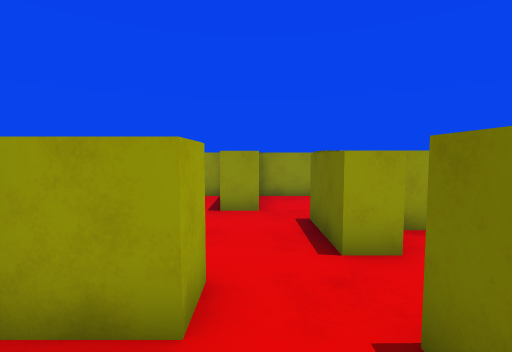
view 1 (above)

23 first-person views from a walk through a Unity game level. The camera is 1.4 m above the floor, tilts 4° down and sees 85° across. The floor is counted in squares, 1 m on a side. Each view is taken from the middle of a square. On the plan, view 1 faces up. The plan holds only what a view shows up to about 14 squares ahead; the rest is blank. The player is left out.

view 2
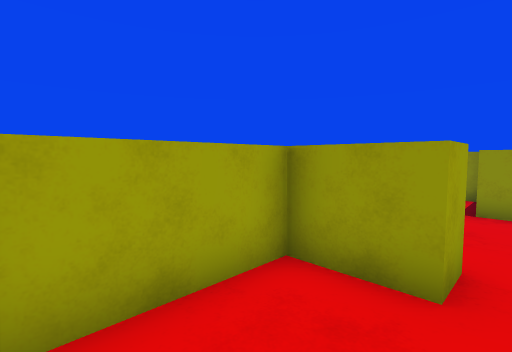

view 3
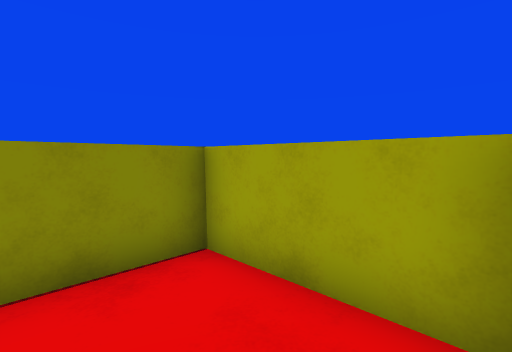

view 4
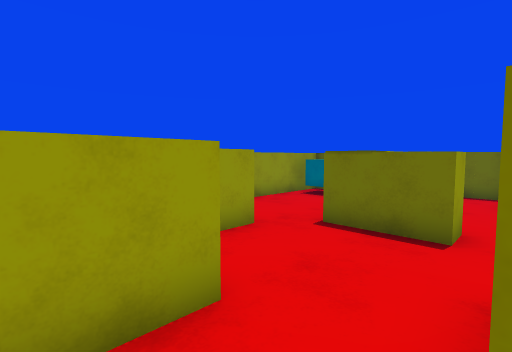

view 5
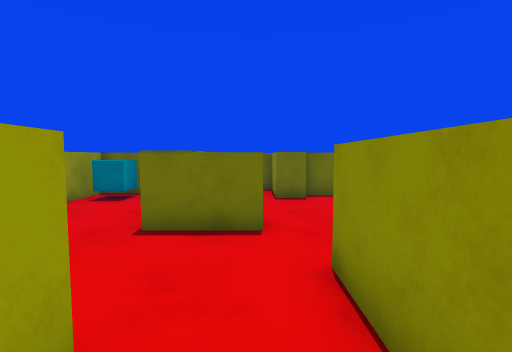

view 6
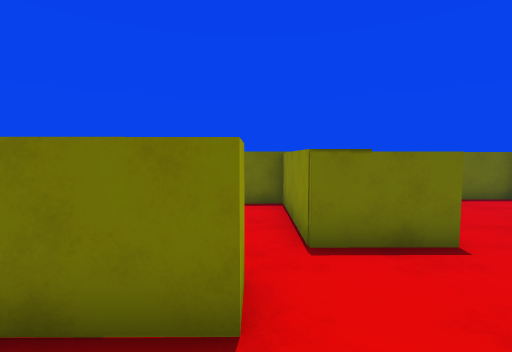

view 7
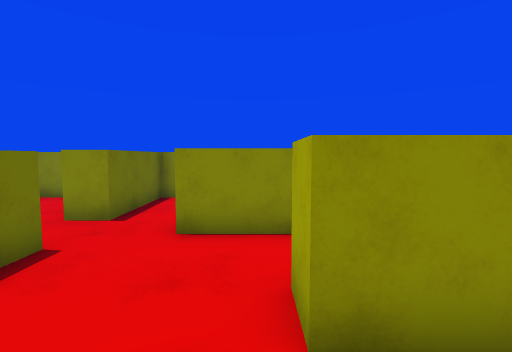

view 8
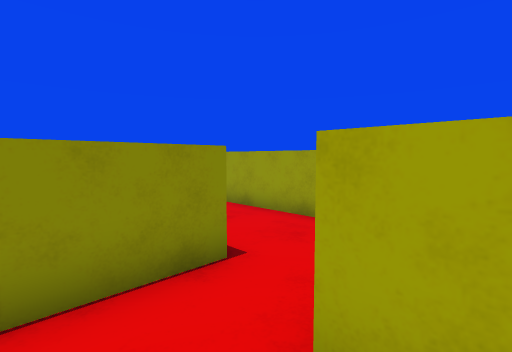

view 9
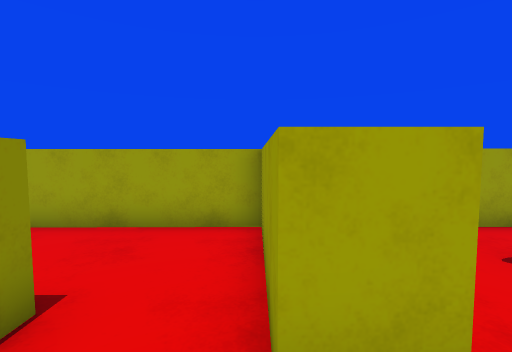

view 10
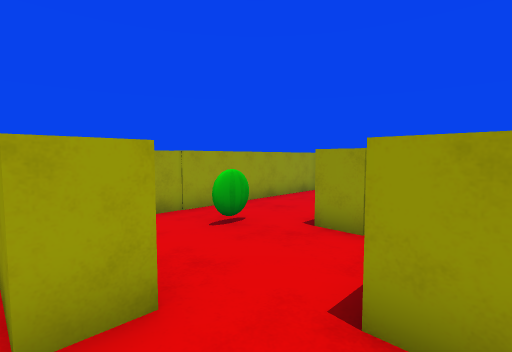

view 11
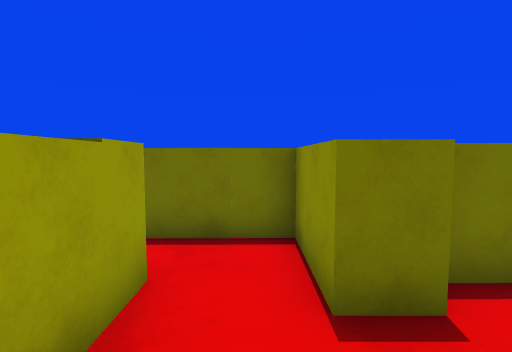

view 12
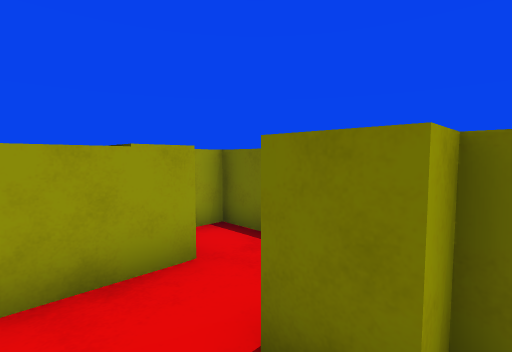

view 13
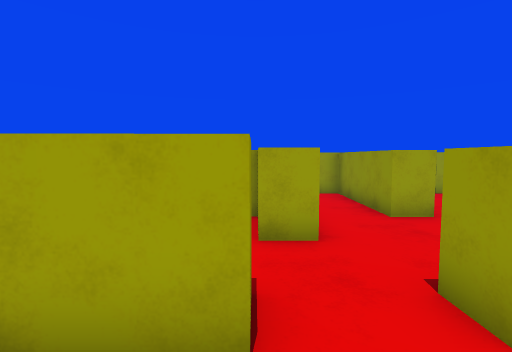

view 14
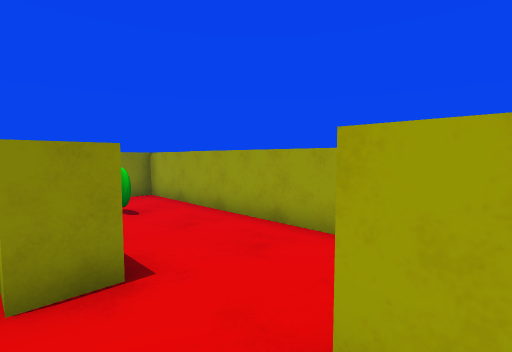

view 15
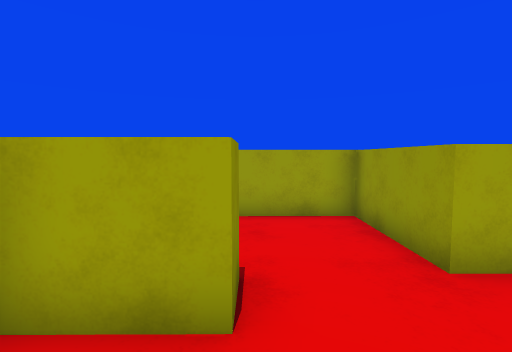

view 16
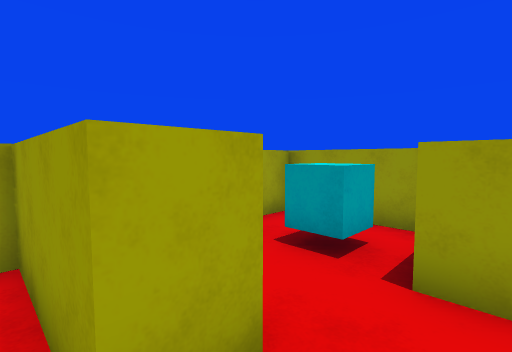

view 17
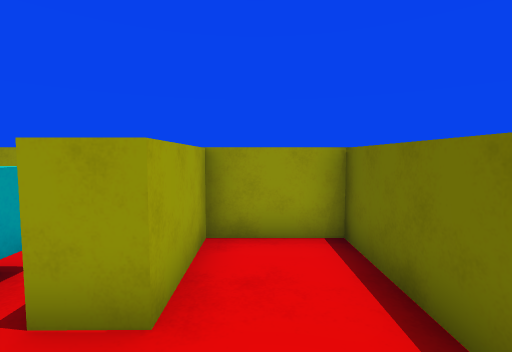

view 18
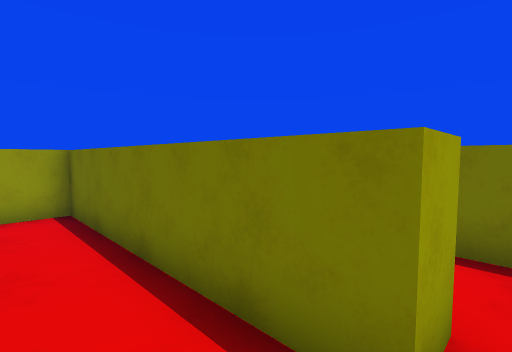

view 19
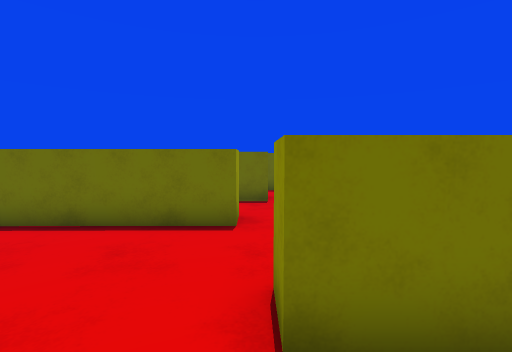

view 20
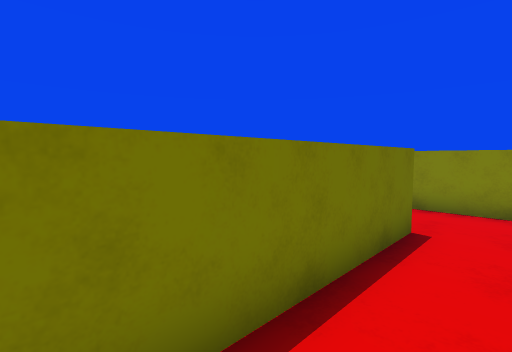

view 21
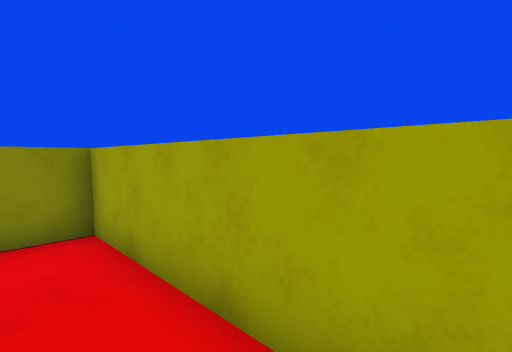

view 22
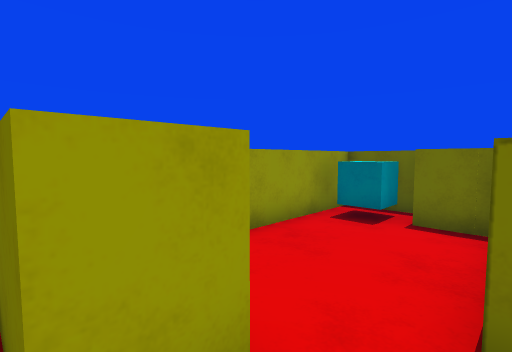

view 23
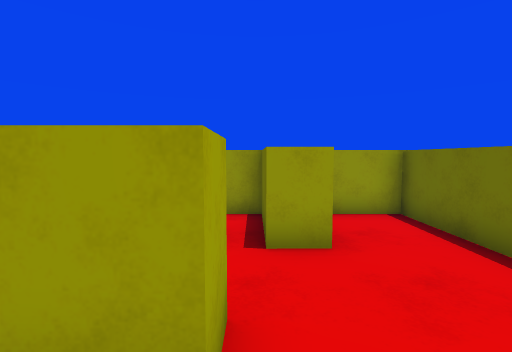

### Floor plan
Key: @ floor where view 1 was taken; # wall or solid block; . floor; = window, fence, low wall or low ledge; ^ raised ledge; C cyan cube; O other object.
Columns run from 7 left of view 1 to 8 right of it. Each row starts with its distance up from view 1.
 21 #########
 20 #...OO..#
 19  .CCOO..#
 18   ...O..#
 17    .....#
 16    #....#
 15 ####....#
 14 #.......#..#  O
 13 #...##.....#  O
 12 #...##...     O
 11 #...#####
 10 #...###########
  9 #.=...# ... CC#
  8 #.=...# ....CC#
  7 #.....##....# ##
  6 #####...O^^^O .#
  5 #####...OO^^OO.#
  4 #.......OO.....#
  3 #...###......###
  2 #...###.##...#
  1 #.. #...##...#
  0 #.. #..@## ..#
 -1 #.. #...#  ..#
 -2 ### #####   ##

Positions as (right, up) in squares from view 1, and headings:
1: (0, 0), facing up
2: (0, -1), facing up-left
3: (0, 2), facing down-left
4: (-4, 3), facing up-right
5: (-4, 4), facing right
6: (-3, 7), facing right
7: (-2, 8), facing down
8: (-1, 6), facing down-left
9: (-1, 5), facing left
10: (0, 5), facing up-left
11: (3, 4), facing right
12: (4, 2), facing up-right
13: (4, 2), facing left
14: (-2, 16), facing down-left
15: (0, 13), facing left
16: (-2, 15), facing up-left
17: (-1, 16), facing up
18: (-1, 13), facing up-right
19: (-5, 13), facing right
20: (-1, 19), facing down-right
21: (-5, 4), facing down-left
22: (-1, 6), facing up-right
23: (-3, 14), facing up
